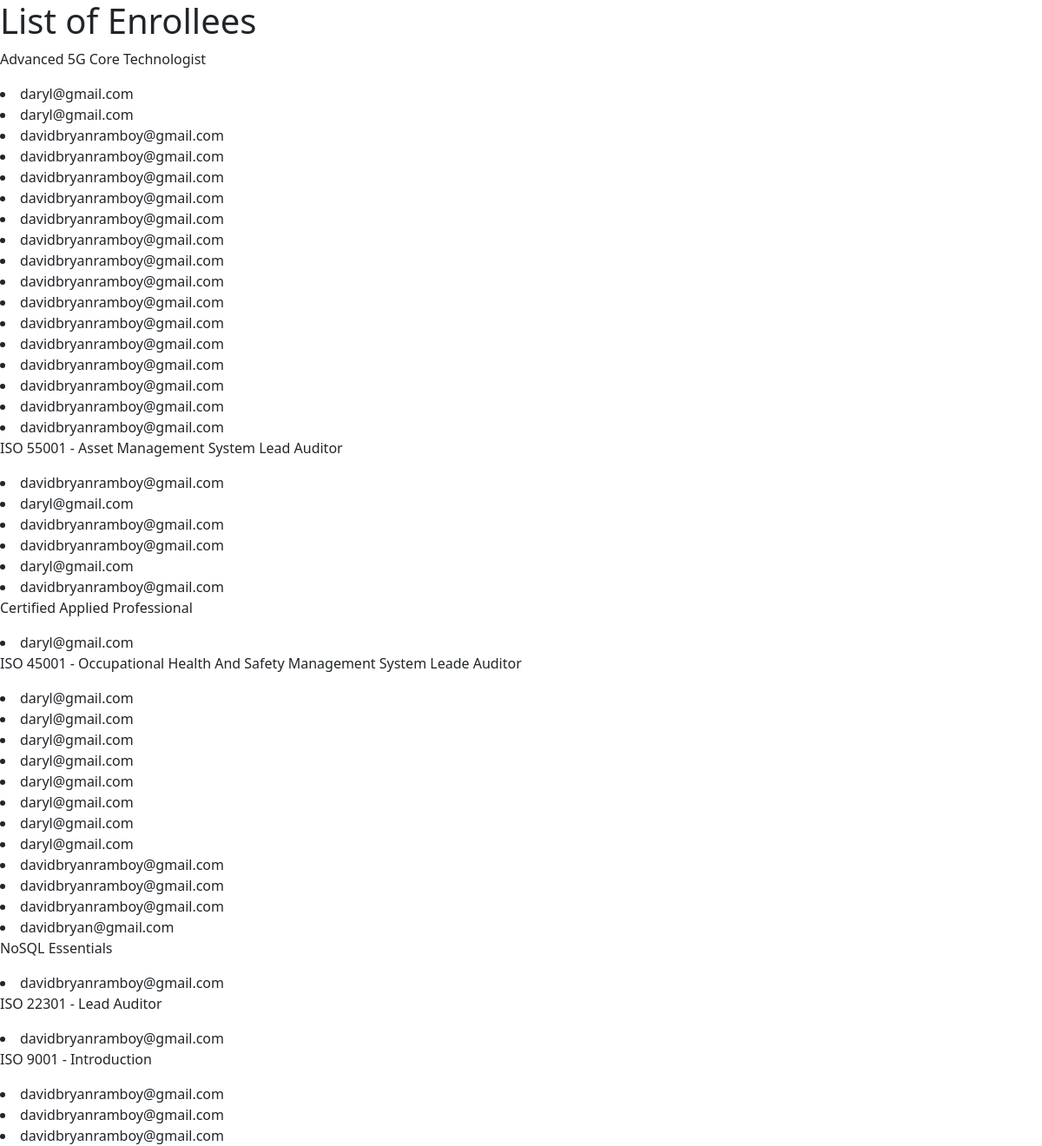
Page /um-admin/listenrollees/ on the committed database.
### course/models.py (models this page shows, shortened)
class Course(models.Model):
    category = models.ForeignKey(Category, related_name='courses',on_delete=models.CASCADE)
    course = models.CharField(max_length=255)
    duration = models.CharField(max_length=255)
    price = models.DecimalField(max_digits=12, decimal_places=2)

class OrderedCourse(models.Model):
    class StatusChoices(models.TextChoices):
        PENDING = 'pending', 'Pending'
        PROCESSING = 'processing', 'Processing'
        PAID = 'paid', 'Paid'
        CANCELLED = 'cancelled', 'Cancelled'
        COMPLETED = 'completed', 'Completed'
    user = models.ForeignKey(Custom_user, related_name='ordered_courses',on_delete=models.CASCADE)
    course = models.ForeignKey(Course, related_name='ordered_courses', on_delete=models.CASCADE)
    price = models.DecimalField(max_digits=12, decimal_places=2, default=0)
    proof_of_payment = models.ImageField(upload_to='payment_images/')
    status = models.CharField(max_length=20, choices=StatusChoices.choices,default=StatusChoices.PENDING)

### account/models.py (models this page shows, shortened)
class Custom_user(AbstractUser):
    address = models.CharField(max_length=100, blank=True, null=True)
    phone_number = models.CharField(max_length=20, blank=True, null=True)
    email = models.EmailField(unique=True,blank=True, null=True)
    position = models.CharField(max_length=100,blank=True, null=True)
    company = models.CharField(max_length=100,blank=True, null=True)
    EMAIL_FIELD = 'email'
    ADDRESS_FIELD = 'address'
    PHONE_NUMBER_FIELD = 'phone_number'
    REQUIRED_FIELDS = ['email','address','phone_number']
    is_active = models.BooleanField(default=True)

### customadmin/views.py (the view)
# urls.py: path('listenrollees/', views.list_of_enrollees, name="list_of_enrollees"),
def list_of_enrollees(request):
    courses = Course.objects.all()
    ordered_courses = OrderedCourse.objects.select_related('user','course').all()
    course_dict = {}
    for ordered_course in ordered_courses:
        course_name = ordered_course.course.course
        if course_name not in course_dict:
            course_dict[course_name] = []
        course_dict[course_name].append(ordered_course)
    return render(request, 'customadmin/list_of_enrollees.html',{
        'courses' : courses,
        'course_dict' : course_dict
    })

### customadmin/templates/customadmin/list_of_enrollees.html
{% extends 'account/base.html'%}
{% block content %}
<h1>List of Enrollees</h1>
{% for course_name, ordered_courses in course_dict.items %}
    <p>{{course_name}}</p>
    {% for ordered_course in ordered_courses %}
        <li>{{ ordered_course.user.email }}</li>
    {%endfor%}
{% endfor %}
{% endblock %}

### rows in the picture
Course: course_dict "Advanced 5G Core Technologist"
OrderedCourse: user.email "daryl@gmail.com"
OrderedCourse: user.email "daryl@gmail.com"
OrderedCourse: user.email "davidbryanramboy@gmail.com"
OrderedCourse: user.email "davidbryanramboy@gmail.com"
OrderedCourse: user.email "davidbryanramboy@gmail.com"
OrderedCourse: user.email "davidbryanramboy@gmail.com"
OrderedCourse: user.email "davidbryanramboy@gmail.com"
OrderedCourse: user.email "davidbryanramboy@gmail.com"
OrderedCourse: user.email "davidbryanramboy@gmail.com"
OrderedCourse: user.email "davidbryanramboy@gmail.com"
OrderedCourse: user.email "davidbryanramboy@gmail.com"
OrderedCourse: user.email "davidbryanramboy@gmail.com"
OrderedCourse: user.email "davidbryanramboy@gmail.com"
OrderedCourse: user.email "davidbryanramboy@gmail.com"
OrderedCourse: user.email "davidbryanramboy@gmail.com"
OrderedCourse: user.email "davidbryanramboy@gmail.com"
OrderedCourse: user.email "davidbryanramboy@gmail.com"
OrderedCourse: course "ISO 55001 - Asset Management System Lead Auditor", user.email "davidbryanramboy@gmail.com"
OrderedCourse: user.email "daryl@gmail.com"
OrderedCourse: user.email "davidbryanramboy@gmail.com"
OrderedCourse: user.email "davidbryanramboy@gmail.com"
OrderedCourse: user.email "daryl@gmail.com"
OrderedCourse: user.email "davidbryanramboy@gmail.com"
OrderedCourse: course "Certified Applied Professional", user.email "daryl@gmail.com"
OrderedCourse: course "ISO 45001 - Occupational Health And Safety Management System Leade Auditor", user.email "daryl@gmail.com"
OrderedCourse: user.email "daryl@gmail.com"
OrderedCourse: user.email "daryl@gmail.com"
OrderedCourse: user.email "daryl@gmail.com"
OrderedCourse: user.email "daryl@gmail.com"
OrderedCourse: user.email "daryl@gmail.com"
OrderedCourse: user.email "daryl@gmail.com"
OrderedCourse: user.email "daryl@gmail.com"
OrderedCourse: user.email "davidbryanramboy@gmail.com"
OrderedCourse: user.email "davidbryanramboy@gmail.com"
OrderedCourse: user.email "davidbryanramboy@gmail.com"
OrderedCourse: user.email "davidbryan@gmail.com"
OrderedCourse: course "NoSQL Essentials", user.email "davidbryanramboy@gmail.com"
OrderedCourse: course "ISO 22301 - Lead Auditor", user.email "davidbryanramboy@gmail.com"
OrderedCourse: course "ISO 9001 - Introduction", user.email "davidbryanramboy@gmail.com"
OrderedCourse: user.email "davidbryanramboy@gmail.com"
OrderedCourse: user.email "davidbryanramboy@gmail.com"
